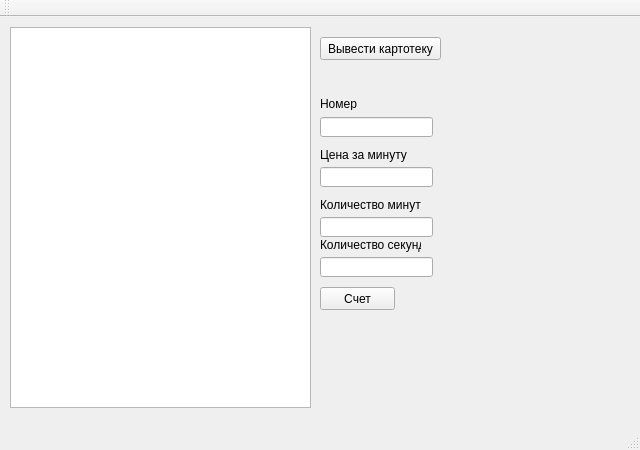
<?xml version="1.0" encoding="UTF-8"?>
<ui version="4.0">
 <class>MainWindow</class>
 <widget class="QMainWindow" name="MainWindow">
  <property name="geometry">
   <rect>
    <x>0</x>
    <y>0</y>
    <width>640</width>
    <height>450</height>
   </rect>
  </property>
  <property name="minimumSize">
   <size>
    <width>640</width>
    <height>450</height>
   </size>
  </property>
  <property name="windowTitle">
   <string>MainWindow</string>
  </property>
  <widget class="QWidget" name="centralWidget">
   <widget class="QPlainTextEdit" name="plainTextEdit">
    <property name="geometry">
     <rect>
      <x>10</x>
      <y>10</y>
      <width>301</width>
      <height>381</height>
     </rect>
    </property>
   </widget>
   <widget class="QPushButton" name="pushButton">
    <property name="geometry">
     <rect>
      <x>320</x>
      <y>20</y>
      <width>121</width>
      <height>23</height>
     </rect>
    </property>
    <property name="text">
     <string>Вывести картотеку</string>
    </property>
   </widget>
   <widget class="QLabel" name="label">
    <property name="geometry">
     <rect>
      <x>320</x>
      <y>180</y>
      <width>101</width>
      <height>16</height>
     </rect>
    </property>
    <property name="text">
     <string>Количество минут</string>
    </property>
   </widget>
   <widget class="QLineEdit" name="lineEdit">
    <property name="geometry">
     <rect>
      <x>320</x>
      <y>200</y>
      <width>113</width>
      <height>20</height>
     </rect>
    </property>
   </widget>
   <widget class="QLabel" name="label_2">
    <property name="geometry">
     <rect>
      <x>320</x>
      <y>220</y>
      <width>101</width>
      <height>16</height>
     </rect>
    </property>
    <property name="text">
     <string>Количество секунд</string>
    </property>
   </widget>
   <widget class="QLineEdit" name="lineEdit_2">
    <property name="geometry">
     <rect>
      <x>320</x>
      <y>240</y>
      <width>113</width>
      <height>20</height>
     </rect>
    </property>
   </widget>
   <widget class="QLabel" name="label_3">
    <property name="geometry">
     <rect>
      <x>320</x>
      <y>130</y>
      <width>91</width>
      <height>16</height>
     </rect>
    </property>
    <property name="text">
     <string>Цена за минуту</string>
    </property>
   </widget>
   <widget class="QLineEdit" name="lineEdit_3">
    <property name="geometry">
     <rect>
      <x>320</x>
      <y>150</y>
      <width>113</width>
      <height>20</height>
     </rect>
    </property>
   </widget>
   <widget class="QPushButton" name="pushButton_2">
    <property name="geometry">
     <rect>
      <x>320</x>
      <y>270</y>
      <width>75</width>
      <height>23</height>
     </rect>
    </property>
    <property name="text">
     <string>Счет</string>
    </property>
   </widget>
   <widget class="QLabel" name="label_4">
    <property name="geometry">
     <rect>
      <x>320</x>
      <y>80</y>
      <width>47</width>
      <height>13</height>
     </rect>
    </property>
    <property name="text">
     <string>Номер</string>
    </property>
   </widget>
   <widget class="QLineEdit" name="lineEdit_4">
    <property name="geometry">
     <rect>
      <x>320</x>
      <y>100</y>
      <width>113</width>
      <height>20</height>
     </rect>
    </property>
   </widget>
  </widget>
  <widget class="QMenuBar" name="menuBar">
   <property name="geometry">
    <rect>
     <x>0</x>
     <y>0</y>
     <width>640</width>
     <height>21</height>
    </rect>
   </property>
  </widget>
  <widget class="QToolBar" name="mainToolBar">
   <attribute name="toolBarArea">
    <enum>TopToolBarArea</enum>
   </attribute>
   <attribute name="toolBarBreak">
    <bool>false</bool>
   </attribute>
  </widget>
  <widget class="QStatusBar" name="statusBar"/>
 </widget>
 <layoutdefault spacing="6" margin="11"/>
 <resources/>
 <connections/>
</ui>
